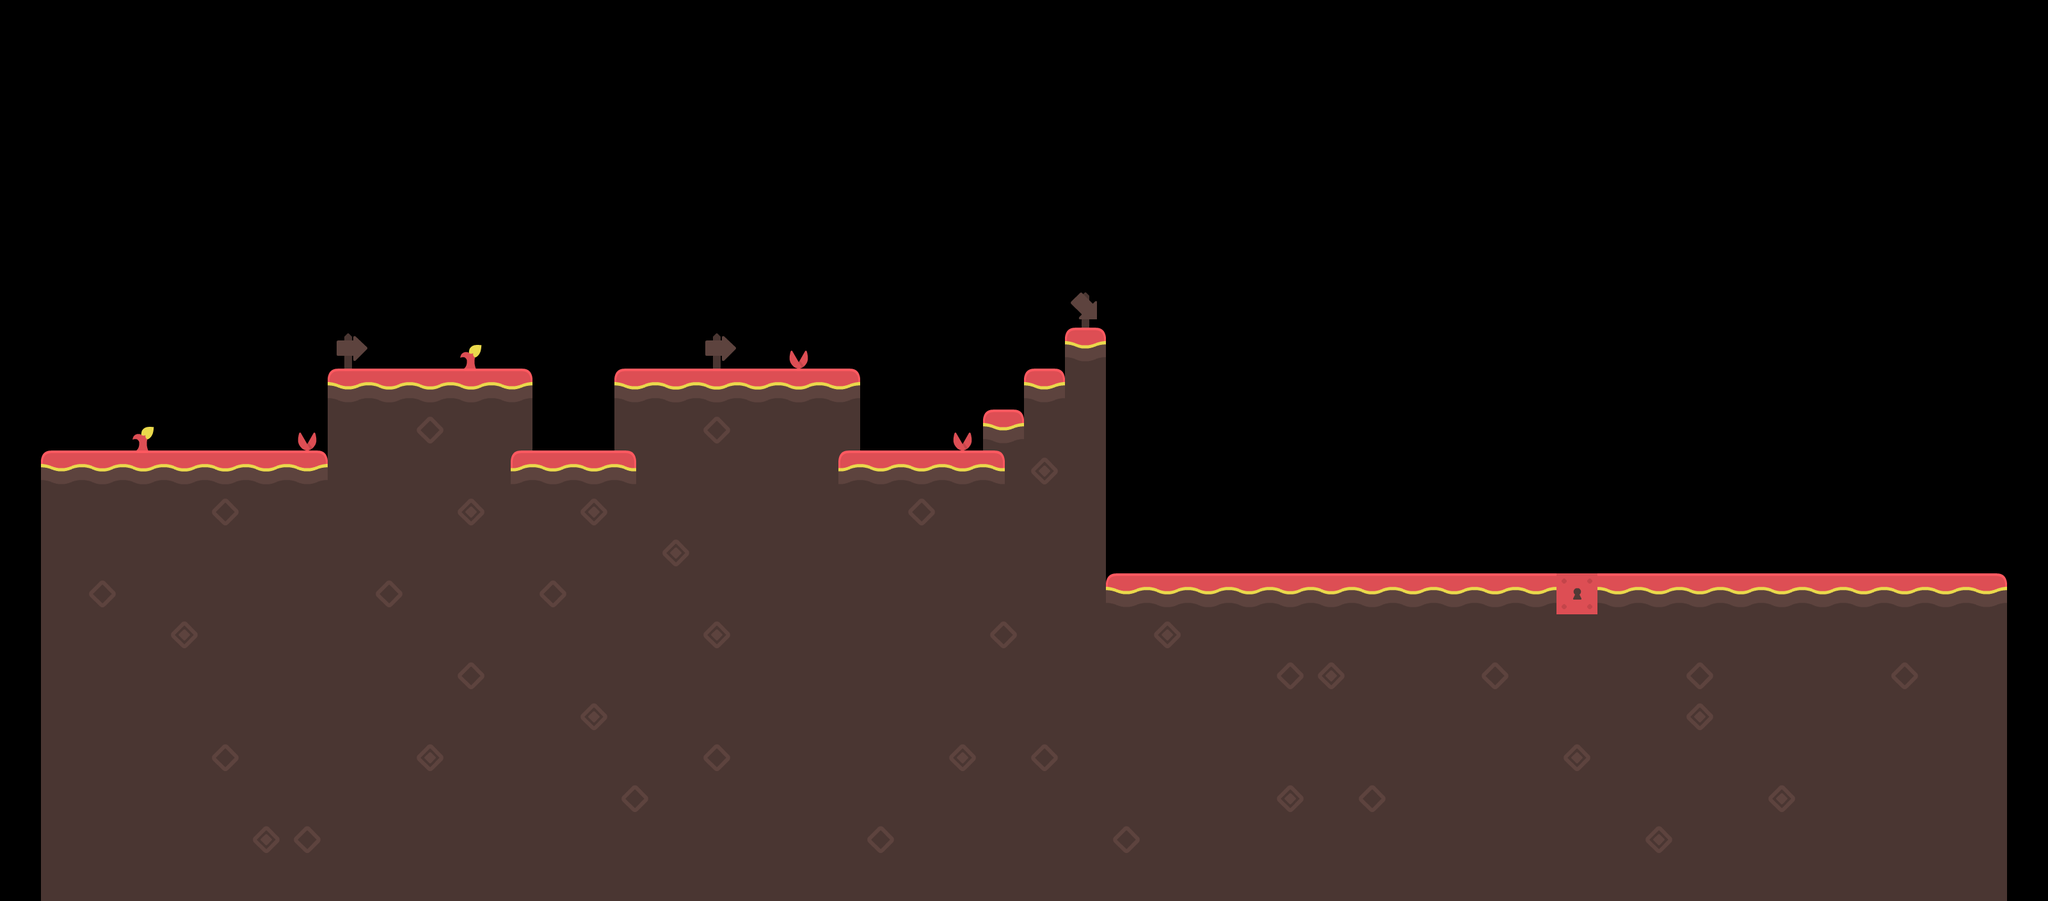

A 2D game scene composited from a Tiled map and its tileset images. What follows is a short description and the map's XML, with each tile layer's data collapsed to a summary:
An orthogonal 50x22 tile map with 64x64 px tiles, 1 tile layer (Tile Layer 1) and 27 objects.

<map version="1.0" tiledversion="1.0.3" orientation="orthogonal" renderorder="right-down" width="50" height="22" tilewidth="64" tileheight="64" nextobjectid="83">
 <tileset firstgid="1" source="platformertiles.tsx" />
 <layer name="Tile Layer 1" width="50" height="22">
  <data>[1100 cells, 498 non-empty, 14 distinct tile ids]</data>
 </layer>
 <objectgroup name="Object Layer 1">
  <object id="9" x="64" y="704" width="1088" height="320" />
  <object id="10" x="1152" y="960" width="768" height="64" />
  <object id="12" x="1152" y="704" width="576" height="64" />
  <object id="13" x="1216" y="768" width="512" height="64" />
  <object id="14" x="1600" y="640" width="128" height="64" />
  <object id="15" x="1664" y="512" width="64" height="128" />
  <object id="17" x="1600" y="576" width="64" />
  <object id="18" x="1536" y="640" width="64" height="64" />
  <object id="19" x="960" y="576" width="384" height="128" />
  <object id="21" x="512" y="576" width="320" height="128" />
  <object id="22" x="1600" y="576" width="64" height="64" />
  <object id="35" x="0" y="0" width="64" height="1024" />
  <object id="37" x="64" y="0" width="1856" height="64" />
  <object id="42" x="0" y="1024" width="1920" height="384" />
  <object id="59" x="1152" y="832" width="576" height="128" />
  <object id="60" x="1152" y="768" width="64" height="64" />
  <object id="62" x="1920" y="896" width="512" height="512" />
  <object id="63" x="2496" y="896" width="640" height="512" />
  <object id="64" x="1792" y="896" width="128" height="64" />
  <object id="65" x="1728" y="896" width="64" height="64" />
  <object id="72" x="1920" y="0" width="1216" height="64" />
  <object id="75" x="3136" y="0" width="64" height="1408" />
  <object id="78" x="2432" y="960" width="64" height="448" />
 </objectgroup>
 <objectgroup name="Key">
  <object id="82" x="3008" y="832" width="64" height="64" />
 </objectgroup>
 <objectgroup name="Fence">
  <object id="79" x="2432" y="832" width="64" height="64" />
 </objectgroup>
 <objectgroup name="Lock">
  <object id="77" x="2432" y="896" width="64" height="64" />
 </objectgroup>
 <objectgroup name="SpawnPoints">
  <properties>
   <property name="toSpawn" value="Player" />
  </properties>
  <object id="57" x="128" y="576" width="64" height="64" />
 </objectgroup>
</map>
